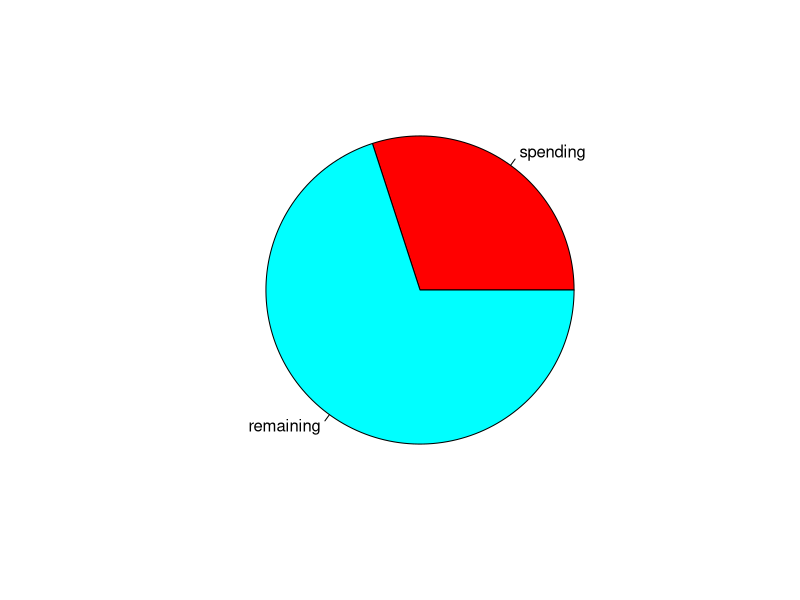

This chart was generated by the following R code:
## ---- chunk 1
budget<-500;Mon<-100;Tue<-50;Wed<-0;Thu<-0;Fri<-0;Sat<-0;Sun<-0;
total<-sum(Mon, Tue, Wed, Thu, Fri, Sat, Sun);balance<-budget-total;
pie(c(total, balance), labels=c("spending", "remaining"),col=rainbow(2))
